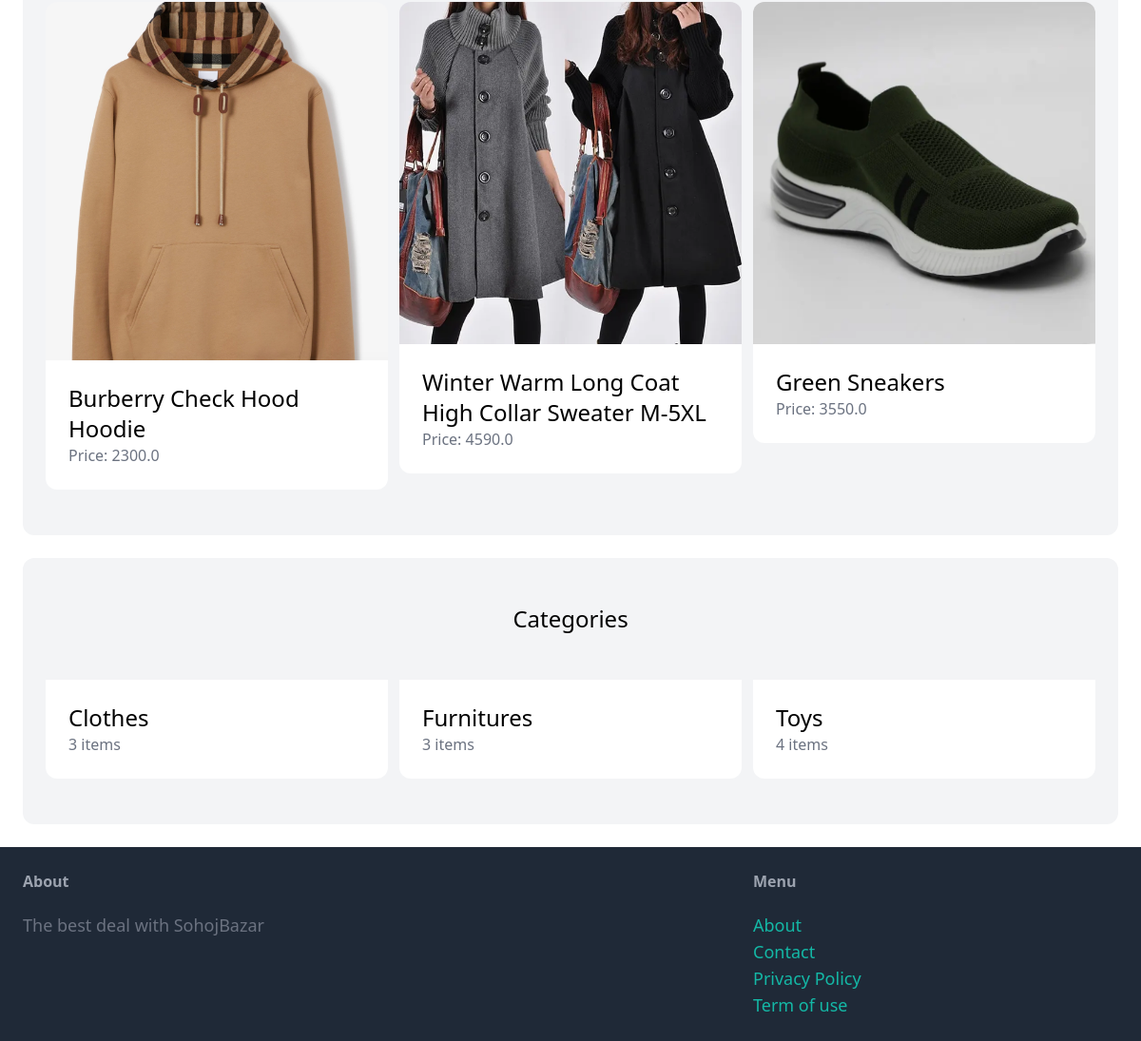
Before: / (lower part) with the older database file.
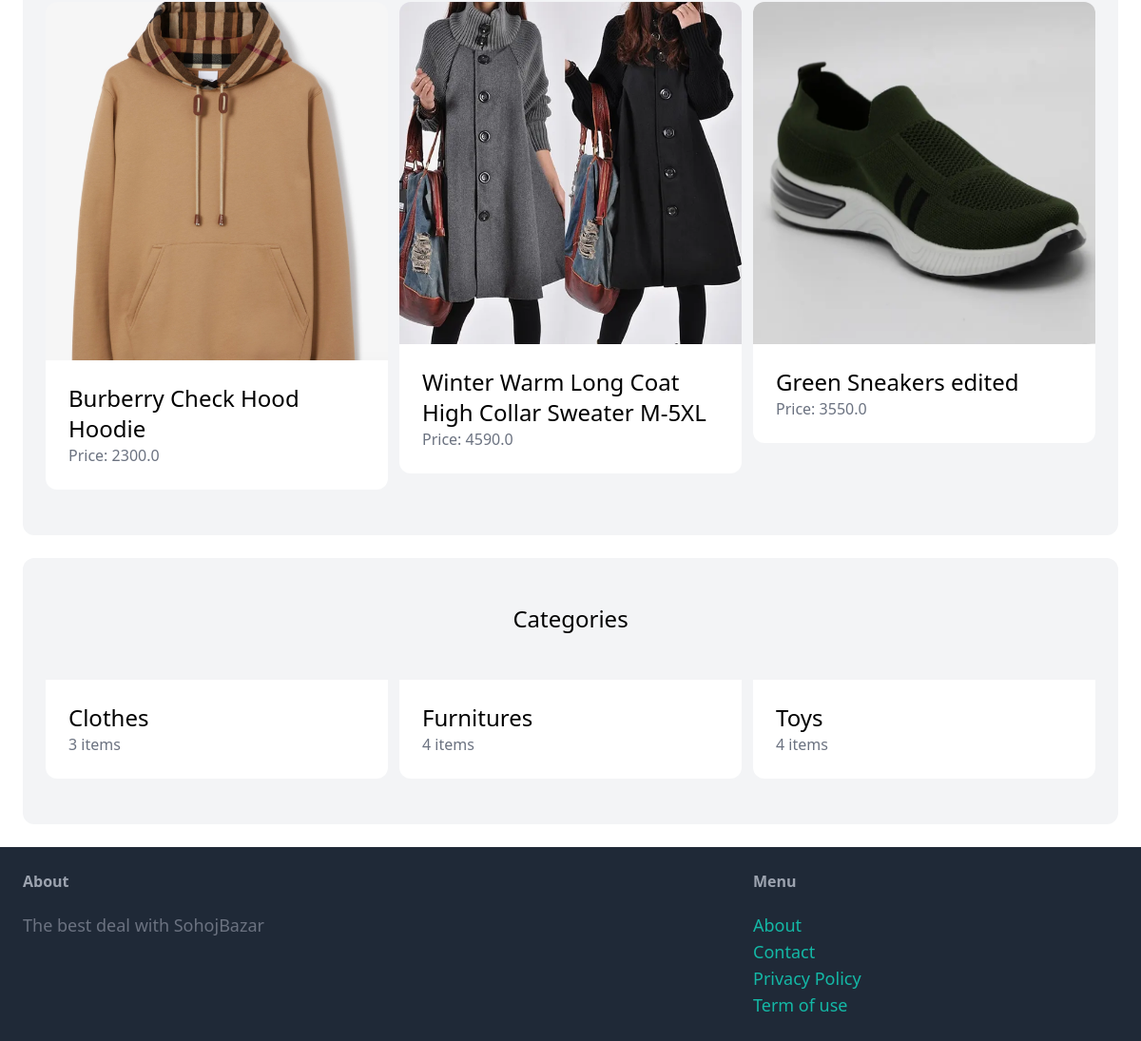
After: the same page with the newer database file.
### item/models.py (models this page shows, shortened)
class Item(models.Model):
    category = models.ForeignKey(Category, related_name = 'items', on_delete = models.CASCADE)
    name = models.CharField(max_length = 255)
    description = models.TextField(blank = True, null = True)
    price = models.FloatField()
    image = models.ImageField(upload_to='item_images', blank = True, null = True)
    is_sold = models.BooleanField(default = False)
    created_by = models.ForeignKey(User, related_name = 'items', on_delete =  models.CASCADE)
    created_at = models.DateTimeField(auto_now_add = True)

class Category(models.Model):
    name = models.CharField(max_length = 255)
    class Meta:
        ordering = ('name', )
        verbose_name_plural = 'Categories'

### core/views.py (the view)
# urls.py: path('', views.index, name = 'index'),
def index(request):
    items = Item.objects.filter(is_sold = False)[0:9]
    categories = Category.objects.all()
    return render(request, 'core/index.html',{
        'categories' : categories,
        'items' : items,
    })

### core/templates/core/index.html (shortened to what this page needs)
{% extends 'core/base.html' %}
{% block content %}
    <div class = "mt-6 px-6 py-12 bg-gray-100 rounded-xl">
        <div class="grid grid-cols-3 gap-3">
            {% for item in items %}
                <div>
                    <a href="{% url 'item:detail' item.id %}">
                        <div>
                            <img src="{{item.image.url}}" class="rounded-t-xl">
                        </div>
                        <div class="p-6 bg-white rounded-b-xl">
                            <h2 class = "text-2xl"> {{item.name}} </h2>
                            <p class = "text-gray-500"> Price: {{item.price}} </p>
                        </div>
                    </a>
                </div>
            {% endfor %}
        </div>
    </div>
    <div class = "mt-6 px-6 py-12 bg-gray-100 rounded-xl">
        <h2 class="mb-12 text-2xl text-center">Categories</h2>
        <div class="grid grid-cols-3 gap-3">
            {% for category in categories %}
                <div>
                    <a href="#">
                        <div class="p-6 bg-white rounded-b-xl">
                            <h2 class = "text-2xl"> {{category.name}} </h2>
                            <p class = "text-gray-500">{{ category.items.count}} items</p>
                        </div>
                    </a>
                </div>
            {% endfor %}
        </div>
    </div>
{% endblock %}

### core/templates/core/base.html (shortened to what this page needs)
<!DOCTYPE html>
<html lang="en">
<head>
    <script src = "https://cdn.tailwindcss.com"></script>"
</head>
<body>
    <div class = "px-6 py-6">
        {% block content %}
        {% endblock %}
    </div>
    <footer class="py-6 px-6 flex justify-between bg-gray-800">
        <div class="w-2/3 pr-10">
            <h3 class="mb-5 font-semibold text-gray-400">About</h3>
            <p class="text-lg text-gray-500"> The best deal with SohojBazar</p>
        </div>
        <div class="w-1/3">
            <h3 class="mb-5 font-semibold text-gray-400">Menu</h3>
            <ul class=""space-y-2">
                <li><a href="#" class="text-lg text-teal-500 hover:text-teal-700">About</a> </li>
                <li><a href="{% url 'core:contact' %}" class="text-lg text-teal-500 hover:text-teal-700">Contact</a> </li>
                <li><a href="#" class="text-lg text-teal-500 hover:text-teal-700">Privacy Policy</a> </li>
                <li><a href="#" class="text-lg text-teal-500 hover:text-teal-700">Term of use</a> </li>
            </ul>
        </div>
    </footer>
</body>
</html>

Changed rows visible on the page:
changed Item: name "Green Sneakers" → "Green Sneakers edited"
computed for Category "Furnitures": items.count "3" → "4"
